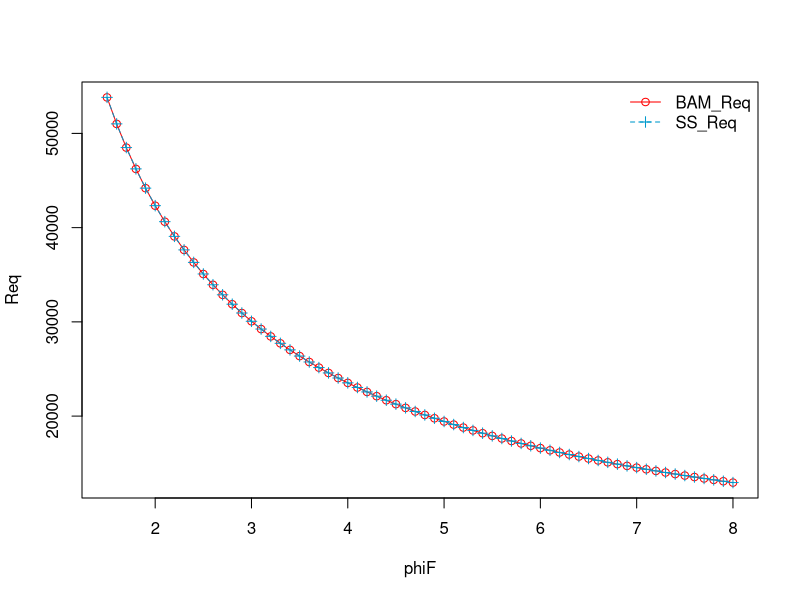
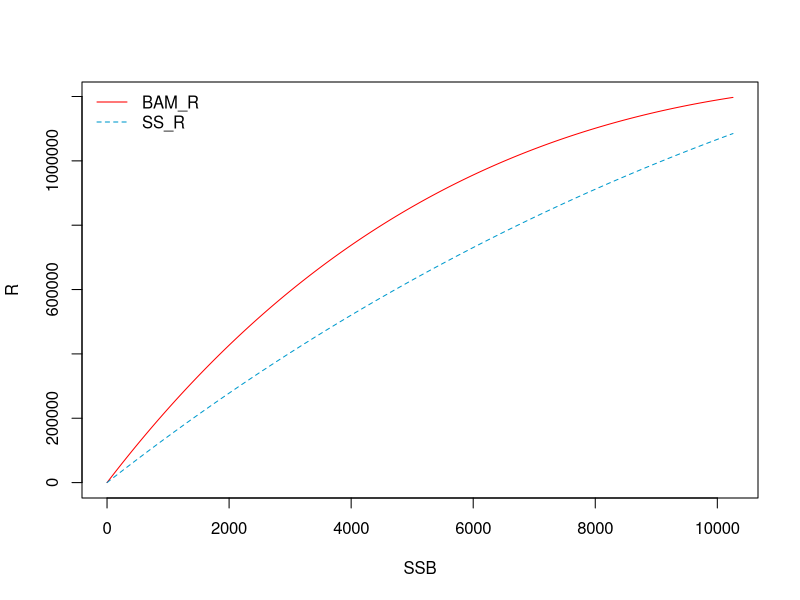
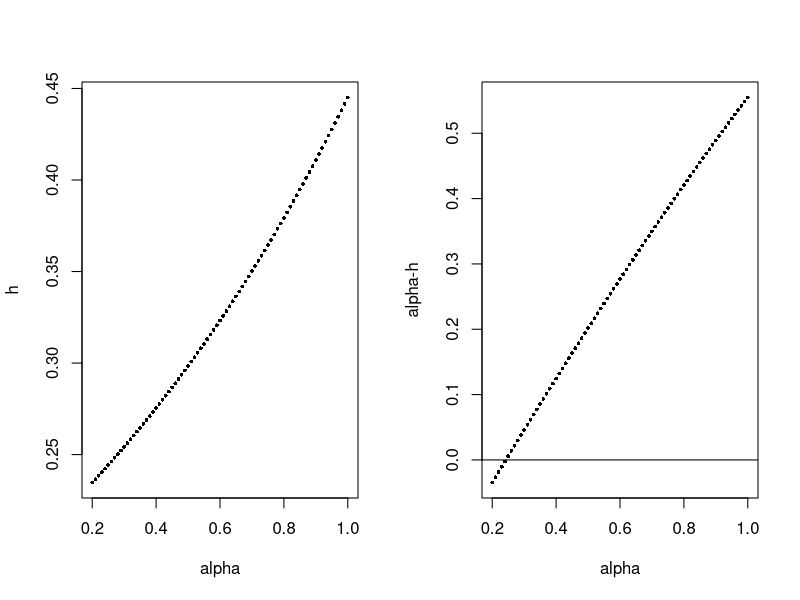
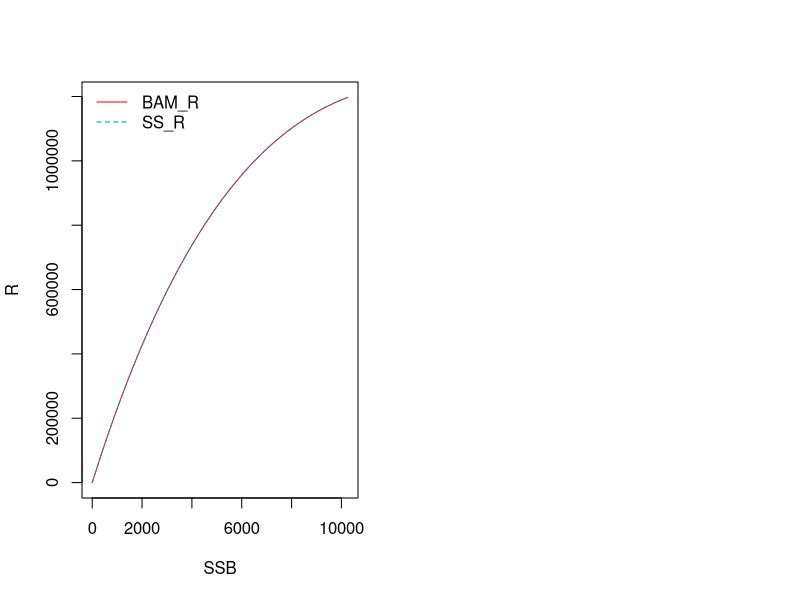
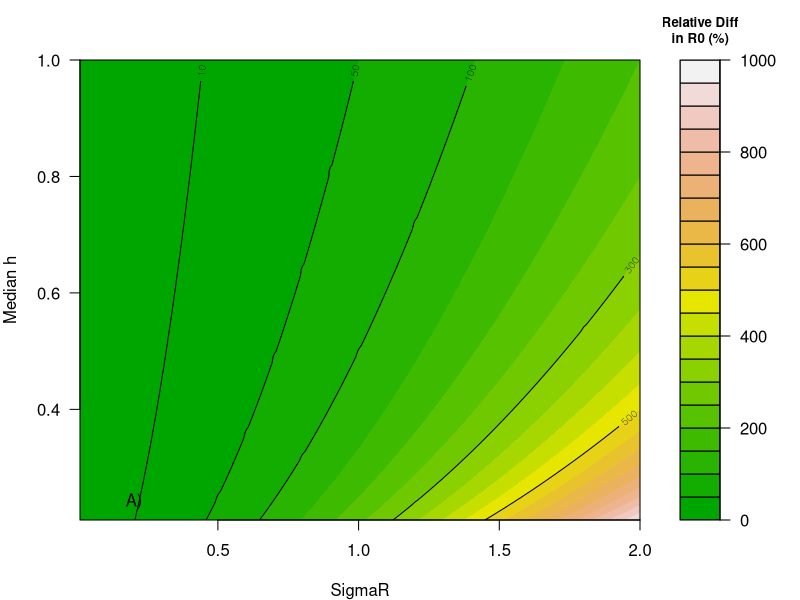
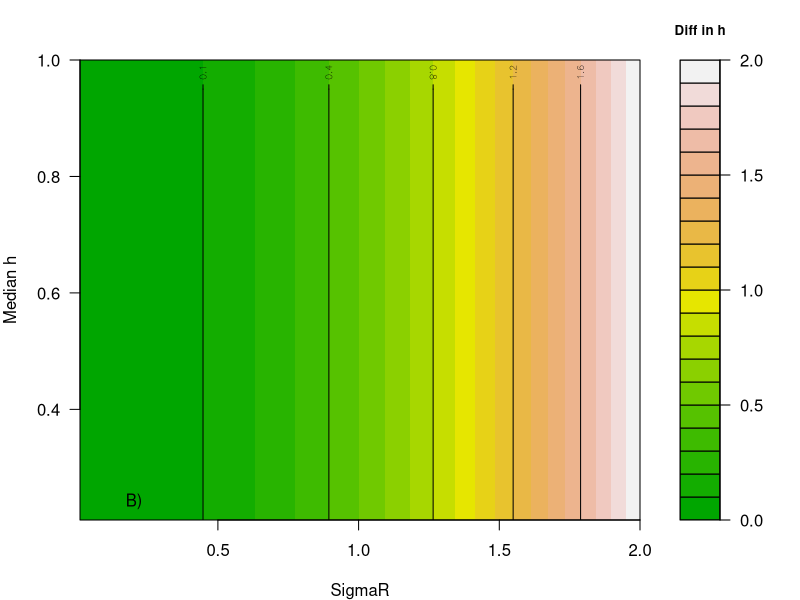

These charts were generated, in order, by the following R code:
## ---- chunk 1
knitr::opts_chunk$set(echo = TRUE)
## ---- chunk 2
R0_med_true=1000000     # true median R0 value
h_med_true=0.75   # vector of median steepness (h) values
phi0=0.01025625

sd.val=0.6
BC=(sd.val^2)/2

n=100000 # use a fairly large number because fits need be very tight

S0_med_true=R0_med_true*phi0

#S.vec=runif(n,min=0,max=S0)
S.vec=seq(0.001,S0_med_true, length=n)

R.vec.true=S.vec/phi0*exp(h_med_true*(1-S.vec/(R0_med_true*phi0)))
lnormdev.vec=rlnorm(n,0,sd.val)
R.vec.obs=R.vec.true*lnormdev.vec

# median S-R fit (produces median R0 and h, used in BAM)
SR.fit.med=function(par){
  R0.par=par[1]
  h.par=par[2]
  R.vec.pred=S.vec/phi0*exp(h.par*(1-S.vec/(R0.par*phi0)))
  resid=(log(R.vec.obs)-log(R.vec.pred))^2 # median likelihood
  resid.out=sum(resid)
  resid.out}

# SS S-R fit (produces mean R0 and h, used in SS)
SR.fit.SS=function(par){
  R0.par=par[1]
  h.par=par[2]
  R.vec.pred=S.vec/phi0*exp(h.par*(1-S.vec/(R0.par*phi0)))*exp(-BC)
  resid=(log(R.vec.obs)-log(R.vec.pred))^2 # median likelihood
  resid.out=sum(resid)
  resid.out}

#optimization for SR parameters using mean and median fit criteria
fit.med=optim(c(R0_med_true,h_med_true),SR.fit.med,lower=c(0,0.2),method="L-BFGS-B",upper=c(3*R0_med_true,1.0))
fit.SS=optim(c(R0_med_true,h_med_true),SR.fit.SS,lower=c(0,0.2),method="L-BFGS-B",upper=c(3*R0_med_true,1.0))

R0.BAM=fit.med$par[1]
h.BAM=fit.med$par[2]

R0.SS=fit.SS$par[1]
h.SS=fit.SS$par[2]
S0.SS=R0.SS*phi0

phiF=seq(from=1.5,to=8,by=0.1)

# SS method
Seq.SS=S0.SS*(1.+(log(R0.SS/S0.SS)+log(phiF))/h.SS);
Req.SS=R0.SS*Seq.SS/S0.SS * exp(h.SS*(1.-Seq.SS/S0.SS));
# BAM method
#Req.BAM=R0.BAM*(exp(BC)*4*h.BAM*phiF-(1-h.BAM)*phi0)/((5*h.BAM-1)*phiF)
Req.BAM=R0.BAM/(phiF/phi0)*(1+log(exp(BC)*phiF/phi0)/h.BAM)
Seq.BAM=Req.BAM*phiF

cat(paste("True_Median_R0=", R0_med_true, sep=""),
    paste("True_Median_h=", h_med_true, sep=""),
    paste("BAM_Median_R0=", R0.BAM, sep=""), 
    paste("BAM_Median_h=", h.BAM, sep=""), 
    paste("SS_Mean_R0=", R0.SS, sep=""),
    paste("SS_Mean_h=", h.SS, sep=""),
    sep="\n")

plot(phiF, Req.BAM, col="red", pch=1, type="o", lty=1, xlab="phiF", ylab="Req")
lines(phiF, Req.SS, col="deepskyblue3", pch=3, type="o", lty=2)
legend("topright",
       legend=c("BAM_Req", "SS_Req"), 
       col=c("red", "deepskyblue3"), 
       lty=c(1, 2),
       pch=c(1, 3),
       bty="n")
## ---- chunk 3
convertSRparms <- function(R0, h, phi, sigmaR, mean2med){
  BC <- ifelse(mean2med == TRUE, exp(-0.5 * sigmaR^2), exp(0.5 * sigmaR^2))
  S0BC <- R0 * phi * (1 + log(BC) / h)
  R0BC <- S0BC / phi
  Rnew <- BC * 0.2 *S0BC / phi * exp(h * (1 - 0.2 * S0BC/ (R0 * phi)))
  hBC <- Rnew /R0BC
  return(list(S0BC = S0BC, R0BC = R0BC, hBC = hBC))
}
## ---- chunk 4
R0 <- R0_med_true
h <- h_med_true
phi <- phi0
sigmaR <- sd.val
mean2med <- FALSE
p <- convertSRparms(R0, h, phi, sigmaR, mean2med)
## ---- chunk 5
cat(paste("R0=", R0, sep=""), 
    paste("h=", h, sep=""), 
    paste("phi=", phi, sep=""),
    paste("sigmaR=", sigmaR, sep=""),
    paste("mean2med=", mean2med, sep=""),
    paste("R0BC=", p$R0BC, sep=""),
    paste("hBC=", p$hBC, sep=""),
    sep="\n")
## ---- chunk 6
BC <- ifelse(mean2med == TRUE, exp(-0.5 * sigmaR^2), exp(0.5 * sigmaR^2))
S.vec <- seq(0, R0 * phi, length.out = 1000)
R.vec <- S.vec / phi * exp(h * (1 - S.vec/ (R0 * phi)))
R.vecBC <- R.vec * BC
R.calc <- S.vec / phi * exp(p$hBC * (1 - S.vec / (p$R0BC * phi)))
diff <- R.calc - R.vecBC
range(diff)
plot(S.vec, R.vecBC, col="red", xlab="SSB", ylab="R", type="l", lty=1)
lines(S.vec, R.calc, col="deepskyblue3", lty=2)
legend("topleft", 
       legend=c("BAM_R", "SS_R"), 
       col=c("red", "deepskyblue3"), 
       lty=c(1,2),
       bty="n")
## ---- chunk 7
alpha=seq(0.2, 1, by=0.01)
h=0.2*exp(alpha*0.8)
par(mfrow=c(1,2))
plot(alpha, h, xlab="alpha", ylab="h", pch=16, cex=0.5)
plot(alpha, alpha-h, xlab="alpha", ylab="alpha-h", pch=16, cex=0.5)
abline(h=0)
## ---- chunk 8
convertSRparms <- function(R0, h, phi, sigmaR, mean2med){
  BC <- ifelse(mean2med == TRUE, exp(-0.5 * sigmaR^2), exp(0.5 * sigmaR^2))
  S0BC <- R0 * phi * (1 + log(BC) / h)
  R0BC <- S0BC / phi
  Rnew <- BC * 0.2 *S0BC / phi * exp(h * (1 - 0.2 * S0BC/ (R0 * phi)))
  hBC <- 1.25*log(5*Rnew /R0BC)
  return(list(S0BC = S0BC, R0BC = R0BC, hBC = hBC))
}
## ---- chunk 9
R0 <- R0_med_true
h <- h_med_true
phi <- phi0
sigmaR <- sd.val
mean2med <- FALSE
p <- convertSRparms(R0, h, phi, sigmaR, mean2med)
## ---- chunk 10
cat(paste("R0=", R0, sep=""), 
    paste("h=", h, sep=""), 
    paste("phi=", phi, sep=""),
    paste("sigmaR=", sigmaR, sep=""),
    paste("mean2med=", mean2med, sep=""),
    paste("R0BC=", p$R0BC, sep=""),
    paste("hBC=", p$hBC, sep=""),
    sep="\n")
## ---- chunk 11
BC <- ifelse(mean2med == TRUE, exp(-0.5 * sigmaR^2), exp(0.5 * sigmaR^2))
S.vec <- seq(0, R0 * phi, length.out = 1000)
R.vec <- S.vec / phi * exp(h * (1 - S.vec/ (R0 * phi)))
R.vecBC <- R.vec * BC
R.calc <- S.vec / phi * exp(p$hBC * (1 - S.vec / (p$R0BC * phi)))
diff <- R.calc - R.vecBC
range(diff)
plot(S.vec, R.vecBC, col="red", xlab="SSB", ylab="R", type="l", lty=1)
lines(S.vec, R.calc, col="deepskyblue3", lty=2)
legend("topleft", 
       legend=c("BAM_R", "SS_R"), 
       col=c("red", "deepskyblue3"), 
       lty=c(1,2),
       bty="n")
## ---- chunk 12
R0=1000000
phi=0.01025625
sigmaR=seq(0.01, 2, by=0.01)
h=seq(0.21, 1, by=0.01)

R0diff <- hdiff <- matrix(NA, nrow=length(sigmaR), ncol=length(h))

for(i in 1:length(sigmaR)){
  for(j in 1:length(h)){
    R0diff[i,j] <- (convertSRparms(R0=R0, h=h[j], phi=phi, sigmaR=sigmaR[i], mean2med=FALSE)$R0BC-R0)/R0*100
    hdiff[i,j] <- (convertSRparms(R0=R0, h=h[j], phi=phi, sigmaR=sigmaR[i], mean2med=FALSE)$hBC-h[j])
  }
}

par(mfrow=c(1,1), mar=c(4,4,3,0.5))
filled.contour(sigmaR, h, R0diff,
               color = terrain.colors,
               xlab="SigmaR", ylab="Median h",
               plot.axes = {
                 axis(1); axis(2);
                 contour(sigmaR, h, R0diff,
                         col = "black",
                         add = TRUE,
                         levels = c(10, 50, 100, 300, 500),
                         method="edge")
                 },
               key.title = {
                 par(cex.main=0.8);
                 title(main="Relative Diff\nin R0 (%)")
                 })
legend("bottomleft", "A)", bty="n", box.col = "")

par(mfrow=c(1,1), mar=c(4,4,3,0.5))
filled.contour(sigmaR, h, hdiff,
               color = terrain.colors,
               xlab="SigmaR", ylab="Median h",
               plot.axes = {
                 axis(1); axis(2);
                 contour(sigmaR, h, hdiff,
                         col = "black",
                         add = TRUE,
                         levels = c(0.1, 0.4, 0.8, 1.2, 1.6),
                         method="edge")
                 },
               key.title = {
                 par(cex.main=0.8);
                 title(main="Diff in h")
               })
legend("bottomleft", "B)", bty="n", box.col = "")

